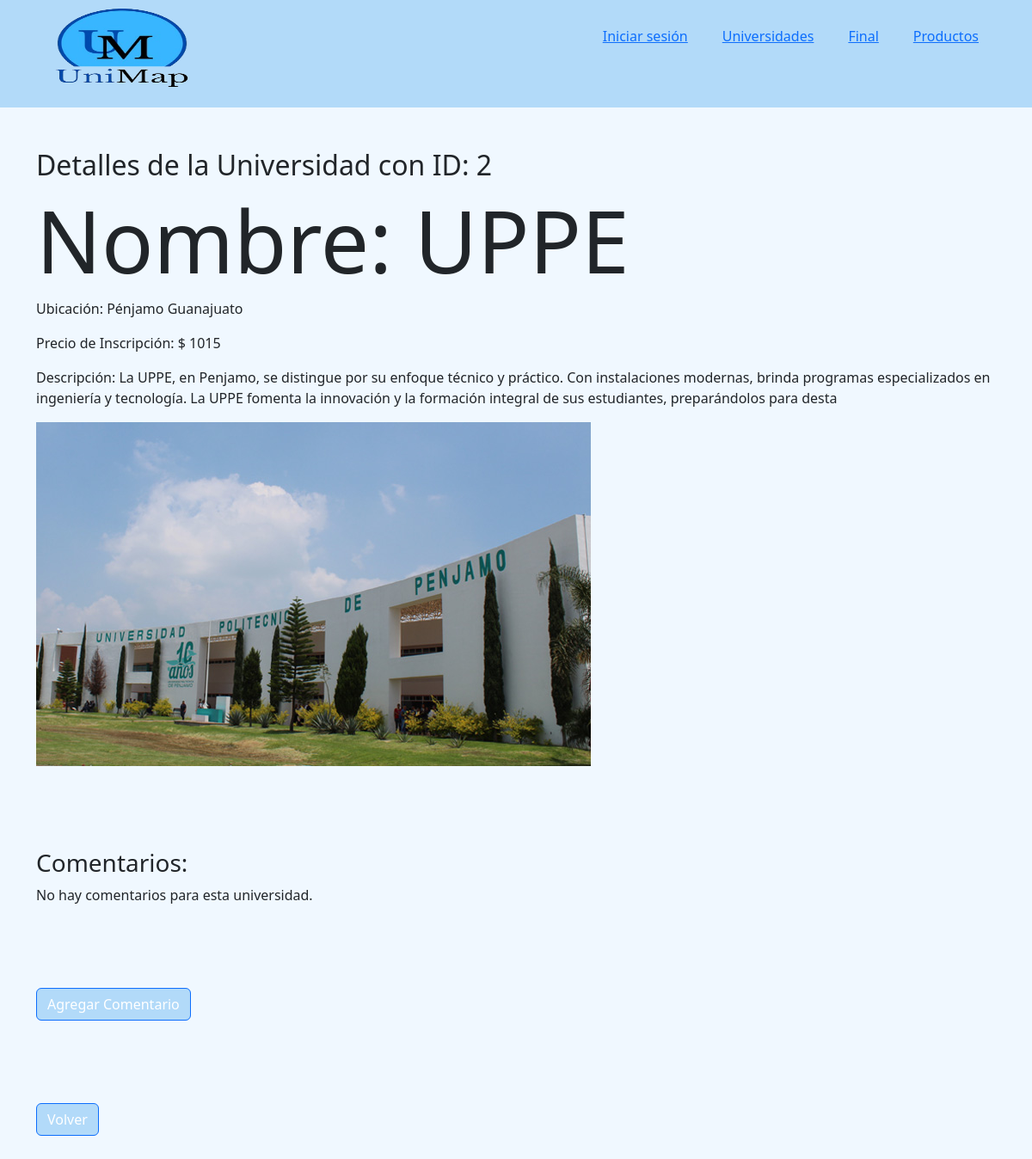
Screenshot of /detalles_universidad.php?id=2 with the database file from the repository.
### tables this page shows
CREATE TABLE `universidad` (
  `id` int(11) NOT NULL,
  `nombre` varchar(50) DEFAULT NULL,
  `ubicacion` varchar(255) DEFAULT NULL,
  `precio_inscripcion` int(11) DEFAULT NULL,
  `descripcion` varchar(255) DEFAULT NULL
);

### detalles_universidad.php (the view, shortened to what this page needs)
<!DOCTYPE html>
<html lang="en">
<head>
    <link rel="stylesheet" href="./public/css/bootstrap.min.css">
    <link rel="stylesheet" href="https://cdn.jsdelivr.net/npm/bootstrap-icons@1.11.1/font/bootstrap-icons.css">
    <link rel="stylesheet" href="./public/Style.css">
</head>
<body>
    <div class="menu">
    <nav id="navbar">
            <div class="container">
                <img id="logoImage" src="./public/imagenes/U.png" alt="" width="200px" height="100px" >
                <ul>
                    <li><a class="T1" href="./Registro.php">Iniciar sesión</a></li>
                    <li><a class="T1" href="Univer.php"> Universidades</a></li>
                    <li><a class="T1" href="#mainfooter">Final</a></li>
                    <li><a href="./Productos.php">Productos</a></li>
                </ul>
            </div>
        </nav>
    </div>
    <main>
        <?php
        if (isset($_GET['id'])) {
            $id_universidad = $_GET['id'];
            $database = new Connection();
            $db = $database->open();
            $sql = $db->prepare("SELECT id, nombre, ubicacion, precio_inscripcion, descripcion FROM universidad WHERE id = :id");
            $sql->bindParam(':id', $id_universidad);
            $sql->execute();
            $resultado = $sql->fetch(PDO::FETCH_ASSOC);
            if ($resultado) {
                ?>
                <div class="container py-5">
                    <h2>Detalles de la Universidad con ID: <?php echo $resultado['id']; ?></h2>
                    <h1>Nombre: <?php echo $resultado['nombre']; ?></h1>
                    <p>Ubicación: <?php echo $resultado['ubicacion']; ?></p>
                    <p>Precio de Inscripción: $ <?php echo $resultado['precio_inscripcion']; ?></p>
                    <p>Descripción: <?php echo $resultado['descripcion']; ?></p>
                    <img src="./public/img/<?php echo $resultado['id']; ?>/Principal.jpg" alt="Imagen de la universidad">
                </div>
                <?php
            } else {
                echo "No se encontró ninguna universidad con el ID proporcionado.";
            }
        } else {
            echo "ID de universidad no válido";
        }
        ?>
        <div class="container py-5">
                    <h3>Comentarios:</h3>
                    <?php
                    $sql_comentarios = $db->prepare("SELECT * FROM comentarios WHERE id_universidad = :id_universidad");
                    $sql_comentarios->bindParam(':id_universidad', $id_universidad);
                    $sql_comentarios->execute();
                    $comentarios = $sql_comentarios->fetchAll(PDO::FETCH_ASSOC);
                    if ($comentarios) {
                        foreach ($comentarios as $comentario) {
                            echo "<p><strong>Calificación:</strong>  {$comentario['calificacion']} <br> Comentario: {$comentario['comentario']}</p>";
                        }
                    } else {
                        echo "No hay comentarios para esta universidad.";
                    }
                    ?>
                </div>
<div class="container py-5">
    <a href="agregar_comentario.php?id=<?php echo $id_universidad; ?>" class="btn btn-primary">Agregar Comentario</a>
</div>
<div class="container py-5"><a href="Univer.php" class="btn btn-primary">Volver</a></div>
    </main>
</body>
</html>

### public/style.css (style rules this page uses)
body { background-color: aliceblue; }
.menu { background-color: rgb(178, 218, 249); top: 0; left: 0; color: #fff; padding: 10px; width: 100%; height: 125px; z-index: 100; }
#navbar ul { list-style: none; float: right; }
#navbar ul li { float: left; }
#navbar ul li a { display: block; padding: 20px; text-align: center; }
h1 { font-size: 100px; }
.btn { background-color: rgb(178, 218, 249); }

### rows the page displays
universidad: id "2", nombre "UPPE", ubicacion "Pénjamo Guanajuato", precio_inscripcion "1015", descripcion "La UPPE, en Penjamo, se distingue por su enfoque técnico y práctico. Con instalaciones modernas, brinda programas especializados en ingeniería y tecnología. La UPPE fomenta la innovación y la formación integral de sus estudiantes, preparándolos para desta"
